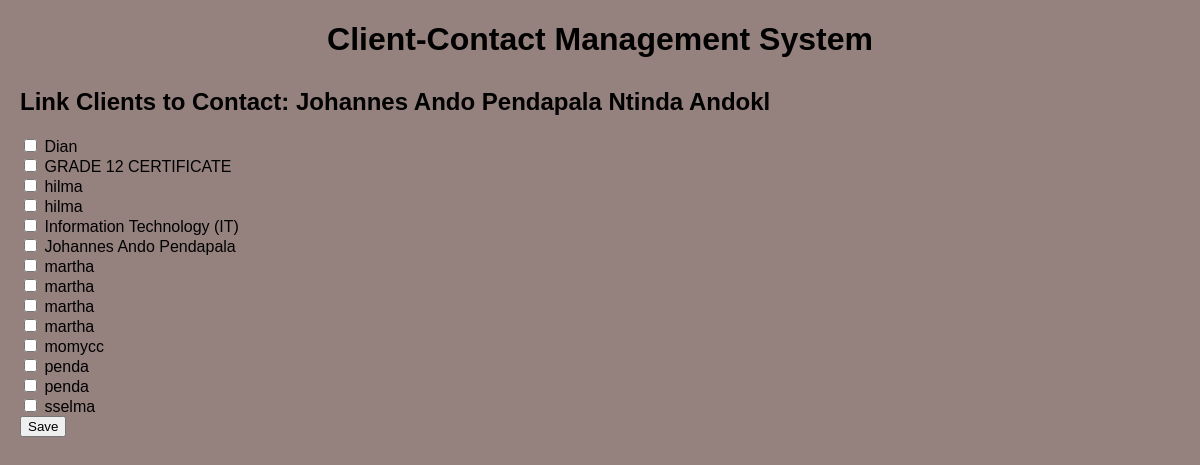
The page /link_clients.php?contact_id=7 on the database its author committed.
### tables this page shows
CREATE TABLE `contacts` (
  `id` int(11) UNSIGNED NOT NULL,
  `name` varchar(100) NOT NULL,
  `surname` varchar(100) NOT NULL,
  `email` varchar(255) NOT NULL
);

CREATE TABLE `clients` (
  `id` int(11) UNSIGNED NOT NULL,
  `name` varchar(255) NOT NULL,
  `description` text DEFAULT NULL,
  `type` varchar(100) DEFAULT NULL,
  `client_code` varchar(10) NOT NULL
);

### link_clients.php (the view, shortened to what this page needs)
<?php
include 'DB_Connect.php';
?>
<!DOCTYPE html>
<html>
<head>
  <link rel="stylesheet" href="css/style.css">
</head>
<body>
  <h1>Client-Contact Management System</h1>
  <?php
  $contact_id = $_GET['contact_id'];
  $contact_query = "SELECT * FROM contacts WHERE id = $contact_id";
  $contact_result = $conn->query($contact_query);
  $contact = $contact_result->fetch_assoc();
  ?>
  <h2>Link Clients to Contact: <?php echo $contact['name'] . ' ' . $contact['surname']; ?></h2>
  <form action="link_clients.php" method="post">
    <?php
    $client_query = "SELECT * FROM clients ORDER BY name ASC";
    $client_result = $conn->query($client_query);
    if ($client_result->num_rows > 0) {
        while ($client = $client_result->fetch_assoc()) {
            echo '<input type="checkbox" name="clients[]" value="' . $client['id'] . '"> ' . $client['name'] . '<br>';
        }
        echo '<input type="submit" value="Save">';
    } else {
        echo "No clients found. Please create clients first.";
    }
    ?>
  </form>
</body>
</html>

### css/style.css (style rules this page uses)
body { font-family: Arial, sans-serif; margin: 20px; background-color: #95827E; }
h1 { text-align: center; }
h2 { margin-top: 30px; }
form { margin-bottom: 30px; }

### rows shown on the page
contacts: name "Johannes Ando Pendapala Ntinda", surname "Andokl"
clients: name "Dian"
clients: name "GRADE 12 CERTIFICATE"
clients: name "hilma"
clients: name "hilma"
clients: name "Information Technology (IT)"
clients: name "Johannes Ando Pendapala"
clients: name "martha"
clients: name "martha"
clients: name "martha"
clients: name "martha"
clients: name "momycc"
clients: name "penda"
clients: name "penda"
clients: name "sselma"
